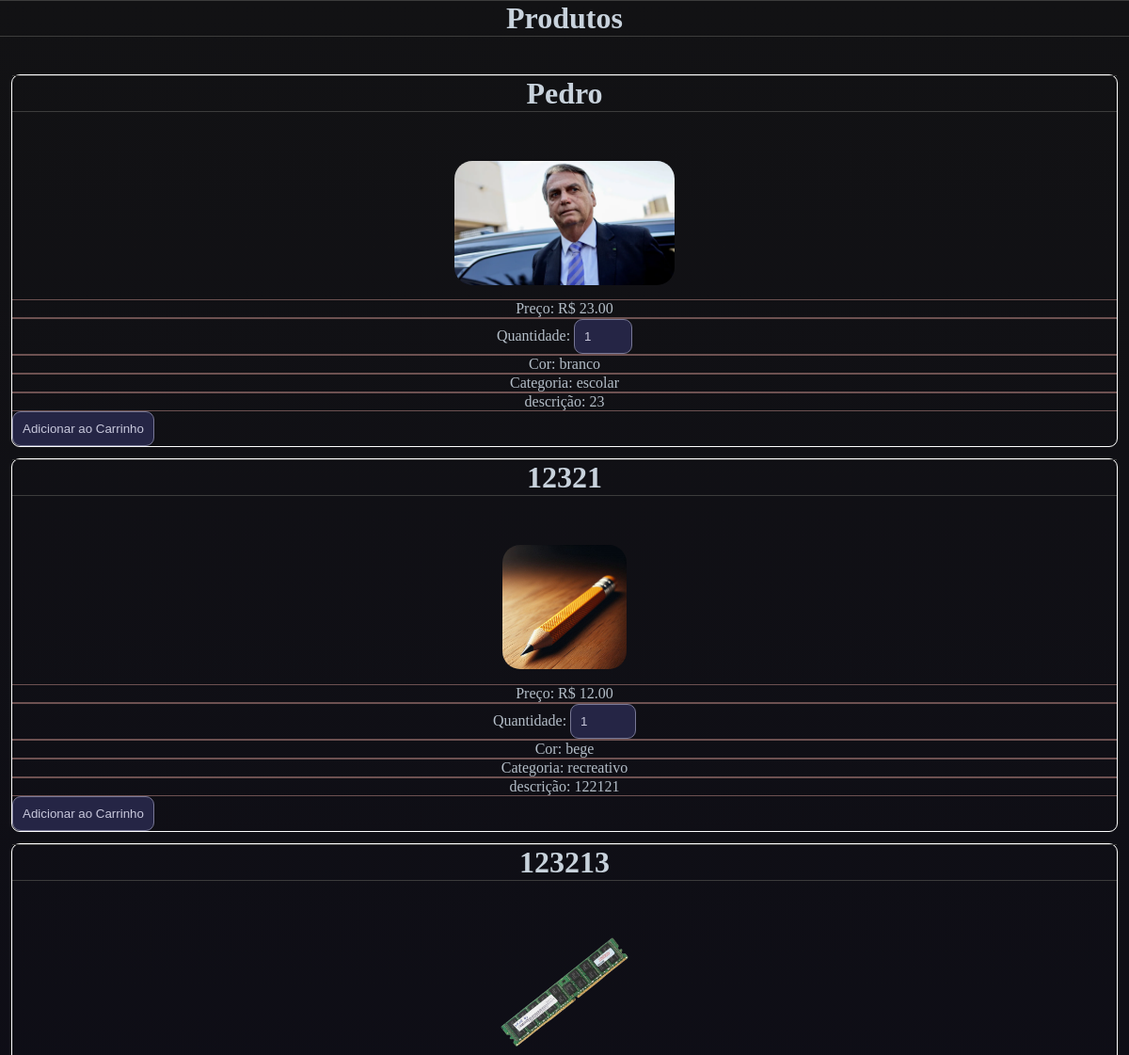
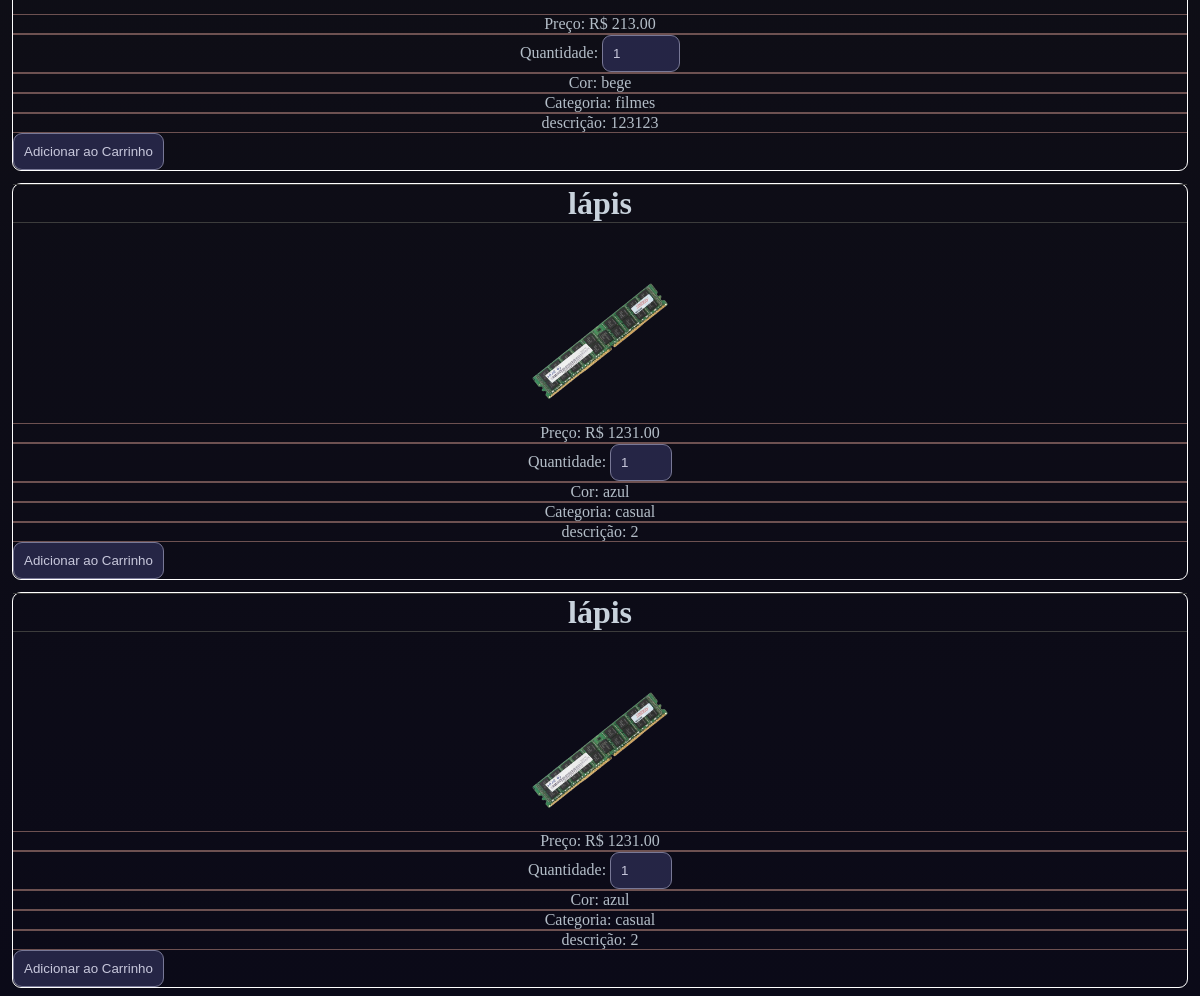
/daniel/1.php, run on the app's committed database (2 pictures, top to bottom).
### tables this page shows
CREATE TABLE `produto` (
  `id_produto` int NOT NULL,
  `nome_produto` varchar(80) NOT NULL,
  `preco_produto` decimal(10,2) NOT NULL,
  `quantidade_produto` varchar(100) NOT NULL,
  `fk_id_cores` int DEFAULT NULL,
  `fk_id_categorias` int DEFAULT NULL,
  `imagem` varchar(225) NOT NULL,
  `descricao` text NOT NULL,
  `produto` int DEFAULT NULL
);

CREATE TABLE `cores` (
  `id_cores` int NOT NULL,
  `opcoes_cores` varchar(225) NOT NULL
);

CREATE TABLE `categorias` (
  `id_categorias` int NOT NULL,
  `opcoes_categorias` varchar(225) NOT NULL
);

### daniel/1.php (the view, shortened to what this page needs)
<?php
include_once('config.php');
$sql = "SELECT * FROM produto JOIN cores ON produto.fk_id_cores = cores.id_cores JOIN categorias ON produto.fk_id_categorias = categorias.id_categorias";
$result = $conexao->query($sql);
?>
<!DOCTYPE html>
<html lang="pt-br">
<head>
    <link rel="stylesheet" href="css/style.css">
</head>
<body>
    <h1>Produtos</h1>
        <?php while($row = $result->fetch_assoc()): ?>
            <div class="card">
                <form method="POST" action="carrinho.php">
                    <label for="nome_produto"><h1><?php echo $row['nome_produto']?></h1></label>
                    <div><center><img src="<?php echo $row["imagem"]; ?>" alt="erro" class="img1"></center></div>
                    <div class="card_texto"><label for="preco_produto">Preço: R$ <?php echo $row['preco_produto']?></label>
                    <input type="hidden" name="preco_produto" value="<?php echo $row['preco_produto']; ?>"readonly></div>
                    <div class="card_texto"><label for="quantidade">Quantidade:</label>
                    <input type="number" name="quantidade_produto" value="1" min="1" max="<?php echo $row['quantidade_produto'];?>"></div>
                    <div class="card_texto"><label for="fk_id_cores">Cor: <?php echo $row['opcoes_cores']?></label><input type="hidden" name="fk_id_cores" value="<?php echo $row['opcoes_cores']; ?>"readonly></div>
                    <div class="card_texto"><label for="fk_id_categorias">Categoria: <?php echo $row['opcoes_categorias']?><input type="hidden" name="fk_id_categorias" value="<?php echo $row['opcoes_categorias']; ?>"readonly></div>
                    <div class="card_texto"><label for="descricao">descrição: <?php echo $row['descricao']?><input type="hidden" name="descricao" value="<?php echo $row['descricao']; ?>"readonly></div>
                    <input type="submit" name="add_to_cart" value="Adicionar ao Carrinho">
                </form>
            </div>
        <?php endwhile; ?>
</body>
</html>

### daniel/css/style.css (style rules this page uses)
body, * { margin: 0; }
body { background-image: linear-gradient(to top, rgb(11, 10, 24), rgb(18, 18, 20)); color: rgb(180, 190, 200); }
h1, h2, h4, h6 { text-align: center; color: rgb(200, 210, 220); }
h1 { border-top: 1px solid rgb(60, 60, 60); border-bottom: 1px solid rgb(60, 60, 60); margin-bottom: 5vh; }
.img1 { margin: 1%; border-radius: 19px; max-width: 24vw; max-height: 11vw; }
input, select { border-radius: 9px; background-color: #252545; border: 1px solid rgb(120, 120, 150); color: rgb(200, 200, 220); padding: 10px; }
::placeholder { color: rgb(180, 180, 180); }
.card { border-radius: 9px; display: flex; border: 1px solid #ffffff; flex-direction: column; min-width: 19vw; margin: 1vw 1vw 1vh 1vw ; }
.card_texto { font-size: absolute 120% !important; text-align: center; border-top: 1px solid #6d5151; overflow: hidden ; border-bottom: 1px solid #6d5151; }

### data on the page
produto: nome_produto "Pedro", imagem (picture), preco_produto "23.00", fk_id_cores.opcoes_cores "branco", fk_id_categorias.opcoes_categorias "escolar", descricao "23"
produto: nome_produto "12321", imagem (picture), preco_produto "12.00", fk_id_cores.opcoes_cores "bege", fk_id_categorias.opcoes_categorias "recreativo", descricao "122121"
produto: nome_produto "123213", imagem (picture), preco_produto "213.00", fk_id_cores.opcoes_cores "bege", fk_id_categorias.opcoes_categorias "filmes", descricao "123123"
produto: nome_produto "lápis", imagem (picture), preco_produto "1231.00", fk_id_cores.opcoes_cores "azul", fk_id_categorias.opcoes_categorias "casual", descricao "2"
produto: nome_produto "lápis", imagem (picture), preco_produto "1231.00", fk_id_cores.opcoes_cores "azul", fk_id_categorias.opcoes_categorias "casual", descricao "2"
